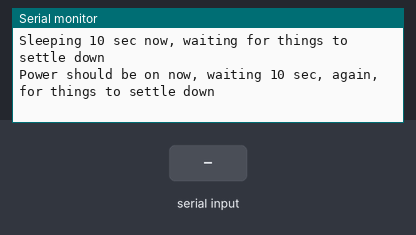
Bench run of a sketch on a simulated Arduino Uno, built with avr-gcc and run on an emulated ATmega328P. On the bench: the last lines printed to the serial monitor. Inputs (shaded band) come from the test bench. The modem accepts every AT command (registered, SIM ready, sends succeed) and sends nothing else; not simulated (calls return 0 or success): arduino_secrets.h.

Above: at 15.5 s.
15.6 s: "1" received over the second serial link
At 25.3 s:
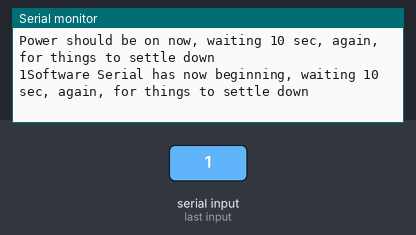
25.6 s: "0" received over the second serial link
At 35.1 s:
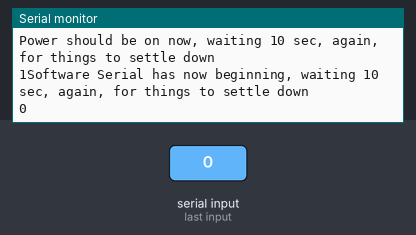

The sketch:

sim900_https_get_version_04.ino
```cpp
/* References
 *  http://www.raviyp.com/sim900-gprs-http-at-commands/
 *  https://simcom.ee/documents/SIM900/SIM900_HTTPS%20AT%20Command%20Set_V1%2000.pdf
 *  https://simcom.ee/documents/?sort_by=name&sort_as=desc&dir=SIM900/
 *  https://forum.arduino.cc/t/sim900-http-request-not-allowed/524505
 *  This sketch is also published on https://github.com/johnedstone/mkrgsm1400-post-json-ssl
 */

#include <SoftwareSerial.h>
#include "arduino_secrets.h"

char url_address[] = URL_ADDRESS;

/*
 *
   60000:  1 min
  120000:  2 min
  300000:  5 min
  900000: 15 min
 3600000: 60 min
 */

unsigned long sleeping_ms = 3600000;

SoftwareSerial SIM900(7, 8);

void setup() {
  Serial.begin(9600);
  delay(4000);
  ShowSerialData();

  Serial.println(F("Goodnight moon!"));
  Serial.println(F("Sketch: sim900_https_get_version_04"));
  Serial.print(F("The loop will sleep (ms): "));
  Serial.print(sleeping_ms);
  Serial.println(F(" when it is finished."));
  Serial.println(F(""));
  Serial.println(F("Sleeping 10 sec now, waiting for things to settle down"));
  Serial.println(F(""));
  delay(10000);

  // !!!!!!!!!!!
  // Set your reset, enable, power pins here
  // !!!!!!!!!!!

  Serial.println(F("Power should be on now, waiting 10 sec, again, for things to settle down"));
  Serial.println(F(""));
  delay(10000);
  ShowSerialData();

  Serial.println(F("Software Serial has now beginning, waiting 10 sec, again, for things to settle down"));
  Serial.println(F(""));
  SIM900.begin(9600);
  delay(10000);
  ShowSerialData();

  SIM900.println("ATE");
  SIM900.flush();
  delay(2000);
  ShowSerialData();

  delay(2000);
  Serial.println(F("Setup is finished. Entering the loop."));
}

void loop() {

  Serial.println(F("Sketch: sim900_https_get_version_04"));

  connectGPRS();
  delay(2000);
  getRequest();

  delay(1000);
  Serial.print(F("Sleeping (ms): "));
  Serial.println(sleeping_ms);

  //delay( 60000); // 1 min
  //delay(120000); // 2 min
  //delay(300000); // 5 min
  //delay(900000); // 15 min
  delay(sleeping_ms); // 60 min

}

void ShowSerialData() {
  while(SIM900.available()!=0)
    Serial.write(SIM900.read());
}


void connectGPRS() {
  SIM900.println("AT+CMEE=2"); // Turns on error reporting verbose
  SIM900.flush();
  delay(1000);
  ShowSerialData();

  SIM900.println("AT+CSQ");  // Signal Quality Report
  SIM900.flush();
  delay(1000);
  ShowSerialData();

  SIM900.println("AT+CGATT?");  // Attached to GPRS Service
  SIM900.flush();
  delay(1000);
  ShowSerialData();

  /*
   * Cleaned up at the end
  SIM900.println("AT+SAPBR=0,1"); // Close any previous bearer
  SIM900.flush();
  delay(1000);
  ShowSerialData();
  */

  SIM900.println("AT+SAPBR=3,1,\"CONTYPE\",\"GPRS\""); // -> OK
  SIM900.flush();
  delay(1000);
  ShowSerialData();

  SIM900.println("AT+SAPBR=3,1,\"APN\",\"hologram\""); // -> OK
  SIM900.flush();
  delay(1000);
  ShowSerialData();

  Serial.println(F(""));
  Serial.println(F("If the following returns an error, do not panic!"));
  Serial.println(F("It may simply mean that GPRS is already enabled."));
  Serial.println(F(""));

  SIM900.println("AT+SAPBR=1,1"); // Enable GPRS, Occassionally OK, but mostly "+CME ERROR: operation not allowed"
  SIM900.flush();
  delay(6000);
  ShowSerialData();

  delay(2000);
  Serial.println(F("If the following does not return an IP address, yikes! Resert the device!"));
  SIM900.println("AT+SAPBR=2,1"); // Query the connection, if IP, then proceed :)
  SIM900.flush();
  delay(4000);
  ShowSerialData();
}

void getRequest(){

  /*
   * Cleaned up at the end
  SIM900.println("AT+HTTPTERM"); // Terminate any preexisting HTTP Service
  SIM900.flush();
  delay(2000);
  ShowSerialData();
  */

  Serial.println(F(""));
  Serial.println(F("If the following returns an error, do not panic.!"));
  Serial.println(F("It may simply mean that the HTTP Service is initialized already."));
  Serial.println(F(""));

  SIM900.println("AT+HTTPINIT"); // OK
  SIM900.flush();
  delay(2000);
  ShowSerialData();

  SIM900.println("AT+HTTPSSL=1"); //
  SIM900.flush();
  delay(2000);
  ShowSerialData();

  SIM900.println("AT+HTTPPARA=\"CID\",1"); //
  SIM900.flush();
  delay(2000);
  ShowSerialData();

  SIM900.print("AT+HTTPPARA=\"URL\",\"");
  SIM900.print(url_address);
  SIM900.println("\"");
  SIM900.flush();
  delay(2000);
  ShowSerialData();
  Serial.println(F(""));

  SIM900.println("AT+HTTPACTION=0"); // Start the GET session -> OK +HTTPACTION:0,200,262 (GET,STATUS,Length)
  SIM900.flush();
  Serial.println(F("Get requests completed, waiting 10 sec before reading the response."));
  Serial.println(F(""));
  delay(10000);
  ShowSerialData();

  SIM900.println("AT+HTTPREAD"); // +HTTPREAD:362
  SIM900.flush();
  delay(1000);
  ShowSerialData();

  SIM900.println("AT"); // OK (clear line ending)
  SIM900.flush();
  delay(1000);
  ShowSerialData();

  SIM900.println("AT+HTTPSTATUS?"); // GET,0,0,0 - GET, idle, data transmitted, data remaining to be sent or received
  SIM900.flush();
  delay(1000);
  ShowSerialData();

  SIM900.println("AT+HTTPSCONT?"); // Reads Status of HTTP Application Context
  SIM900.flush();
  delay(1000);
  ShowSerialData();

  /*
  SIM900.println("AT+HTTPCONT"); // Saves the of HTTP Application Context to NVRAM, so will be save on next reboot
  SIM900.flush();
  delay(1000);
  ShowSerialData();
  */

  SIM900.println("AT"); // OK (clear line ending)
  SIM900.flush();
  delay(1000);
  ShowSerialData();

  SIM900.println("AT+HTTPTERM"); // Terminate any HTTP Service
  SIM900.flush();
  delay(2000);
  ShowSerialData();

  SIM900.println("AT+SAPBR=0,1"); // Close Bearer
  SIM900.flush();
  delay(1000);
  ShowSerialData();

}
```

Measured:
- after the input at 15.6 s, the serial monitor: prints a new line after 8.5 s (image 1)
- after the input at 25.6 s, the serial monitor: prints a new line after 8.5 s (image 2)
